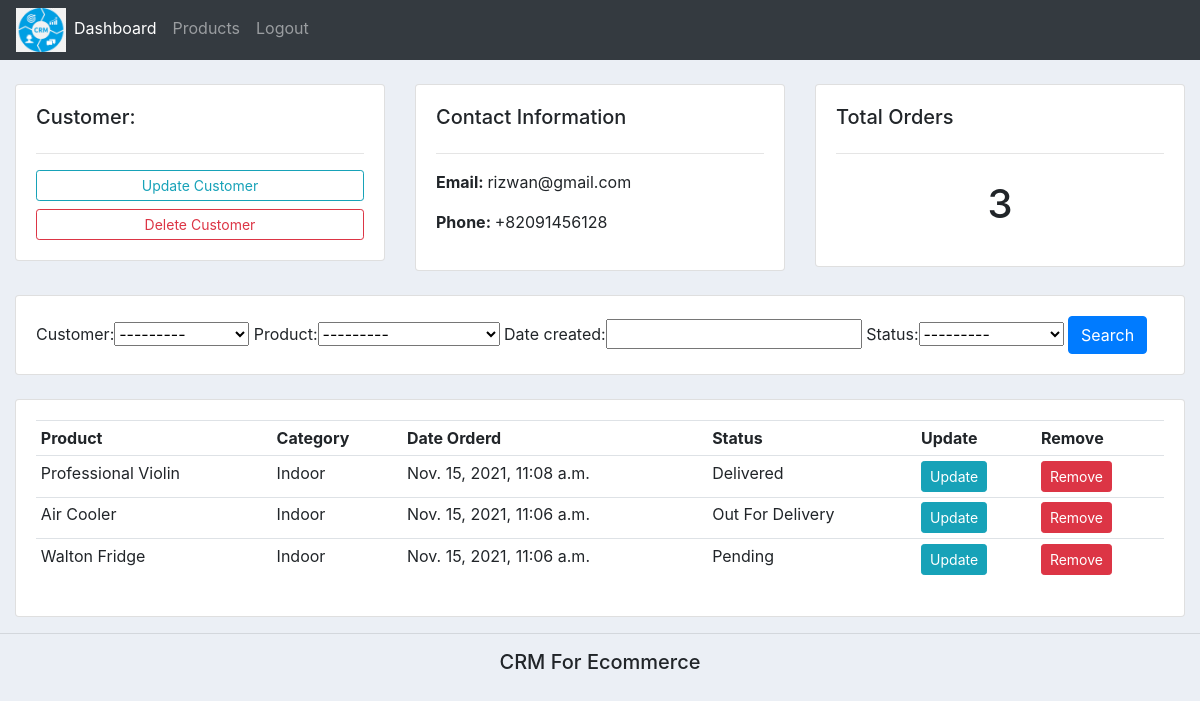
The app's page /customer/1/ (signed in), older data.
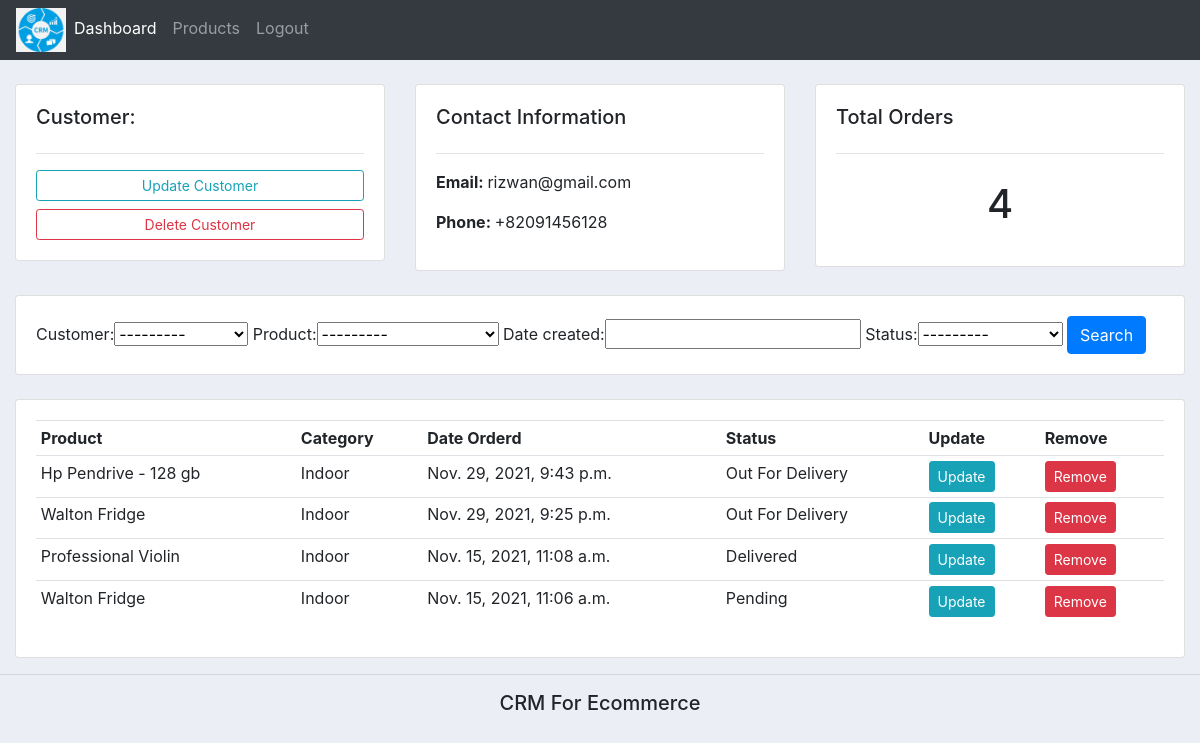
The same page, newer data.
### accounts/models.py (models this page shows, shortened)
class Order(models.Model):
    STATUS = (
            ('Pending','Pending'),
            ('Out For Delivery','Out For Delivery'),
            ('Delivered','Delivered')
    )
    customer = models.ForeignKey(Customer,null=True,on_delete=models.CASCADE)
    product = models.ForeignKey(Product,null=True,on_delete=models.CASCADE)
    date_created = models.DateTimeField(auto_now_add=True,null=True)
    status = models.CharField(max_length=200,null=True,choices=STATUS)
    class Meta:
        ordering = ['-date_created',]

class Product(models.Model):
    CATEGORY = (('Indoor','Indoor'),
                ('Out Door', 'OutDoor'))
    name = models.CharField(max_length=200,null=True)
    price = models.FloatField(max_length=200,null=True)
    image = models.ImageField(upload_to='product_image',null=True)
    category = models.CharField(max_length=200,null=True,choices=CATEGORY)
    description = models.CharField(max_length=200,null=True)
    date_created = models.DateTimeField(auto_now_add=True,null=True)
    tags = models.ManyToManyField(Tag)
    def __str__(self):
        return self.name

### accounts/views.py (the view)
# urls.py: path('customer/<str:pk>/', views.customer,name='customers'),
@login_required
def customer(request,pk):
	customer_data = Customer.objects.get(id=pk)
	customer_orders = customer_data.order_set.all()
	total_orders = customer_orders.count()
	filter_orders = OrderFilter(request.GET,queryset=customer_orders)
	customer_orders = filter_orders.qs
	dict = {'customer_data':customer_data,'customer_orders':customer_orders,
	'total_orders':total_orders,'filter_orders':filter_orders}
	return render(request,'accounts/customer.html',context = dict)

### accounts/models.py (called while the page is built)
    def __str__(self):
        return self.name

### templates/accounts/customer.html
{%  extends 'accounts/main.html' %}
{% block content %}
	<br>
<div class="row">
	<div class="col-md">
		<div class="card card-body">
			<h5>Customer:</h5>
			<hr>
			<a class="btn btn-outline-info  btn-sm btn-block" href="{% url 'update_customer' customer_data.id %}">Update Customer</a>
			<a class="btn btn-outline-danger  btn-sm btn-block" href="{% url 'create_bulk_order' customer_data.id %}">Delete Customer</a>
		</div>
	</div>
	<div class="col-md">
		<div class="card card-body">
			<h5>Contact Information</h5>
			<hr>
			<p><b> Email: </b> {{customer_data.email}}</p>
			<p><b> Phone: </b> {{customer_data.phone}} </p>
		</div>
	</div>
	<div class="col-md">
		<div class="card card-body">
			<h5>Total Orders</h5>
			<hr>
			<h1 style="text-align: center;padding: 10px">{{total_orders}}</h1>
		</div>
	</div>
</div>
<br>
<div class="row">
	<div class="col">
		<div class="card card-body">
			<form method="get">
				{{filter_orders.form}}
		    <button class="btn btn-primary" type="submit">Search</button>
		  </form>
		</div>
	</div>
</div>
<br>
<div class="row">
	<div class="col-md">
		<div class="card card-body">
			<table class="table table-sm">
				<tr>
					<th>Product</th>
					<th>Category</th>
					<th>Date Orderd</th>
					<th>Status</th>
					<th>Update</th>
					<th>Remove</th>
				</tr>
				{% for order in customer_orders %}
					<tr>
						<td>{{order.product.name}}</td>
						<td>{{order.product.category }}</td>
						<td>{{order.date_created}}</td>
						<td>{{order.status}}</td>
						<td><a class="btn btn-info btn-sm" href="#">Update</a></td>
						<td><a class="btn btn-danger btn-sm" href="#">Remove</a></td>
					</tr>
				{% endfor %}
			</table>
		</div>
	</div>
</div>
{% endblock %}

Row changes from the older to the newer data that the page shows:
removed Order: product.name "Air Cooler", product.category "Indoor", date_created "Nov. 15, 2021, 11:06 a.m.", status "Out For Delivery"
added Order: product.name "Hp Pendrive - 128 gb", product.category "Indoor", date_created "Nov. 29, 2021, 9:43 p.m.", status "Out For Delivery"
added Order: product.name "Walton Fridge", product.category "Indoor", date_created "Nov. 29, 2021, 9:25 p.m.", status "Out For Delivery"
Text that changed along with them:
{{ total_orders }}: "3" → "4"
